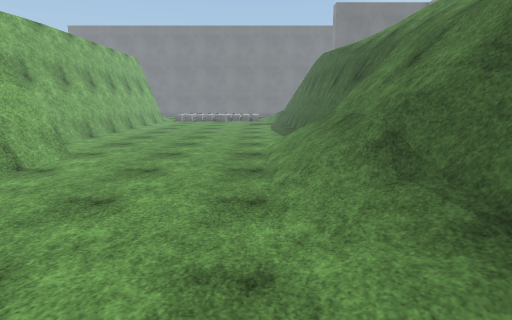
view 1 (above)

24 first-person views from a walk through a 3-D level made in the Unity game engine. The camera is 1.5 m above the floor, tilts 10° down and sees 75° across. The floor is counted in squares, 1 m on a side. Each view is taken from the middle of a square. On the plan, view 1 faces up. The plan holds only what a view shows up to about 15 squares ahead; the rest is blank. The place goes on beyond the plan. Some animated figures are left out. Surface patterns are stand-ins for the level's own textures.

view 2
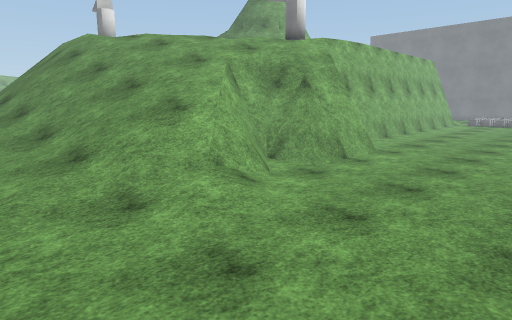

view 3
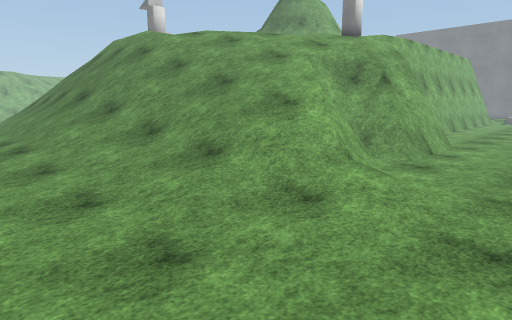

view 4
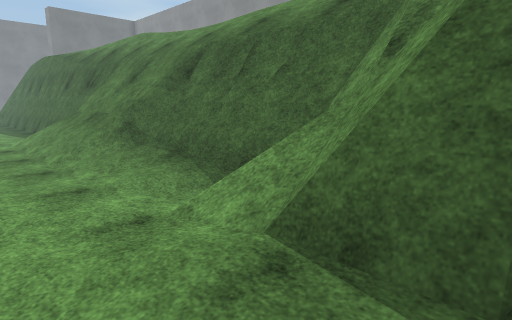

view 5
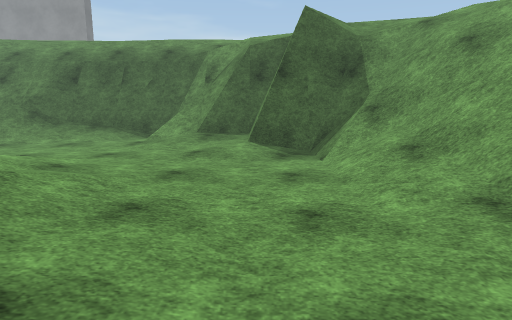

view 6
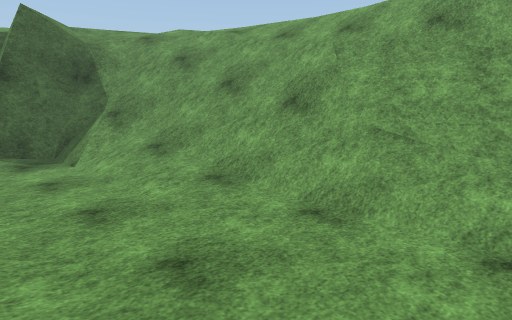

view 7
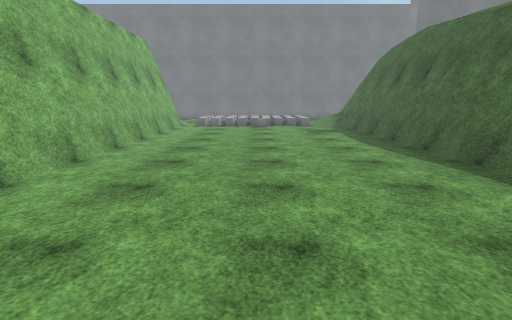

view 8
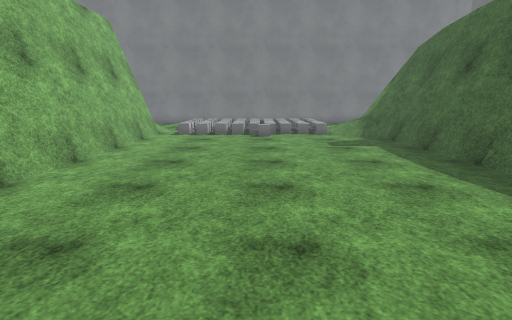

view 9
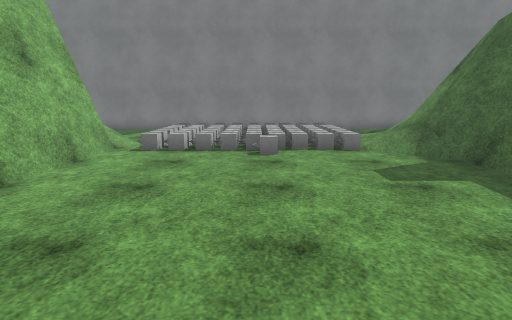

view 10
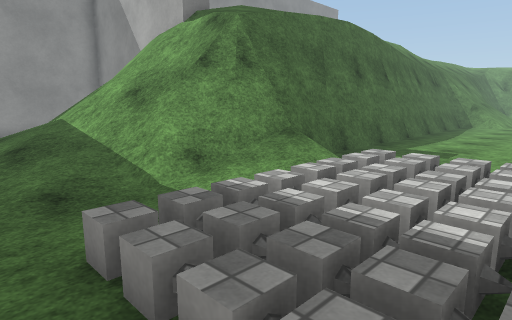

view 11
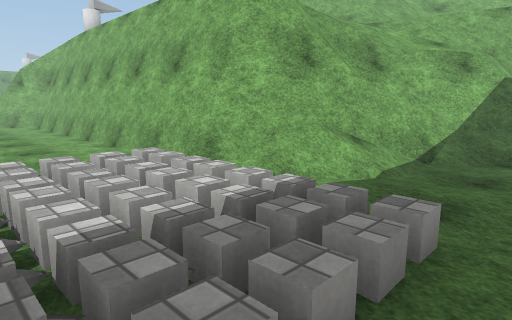

view 12
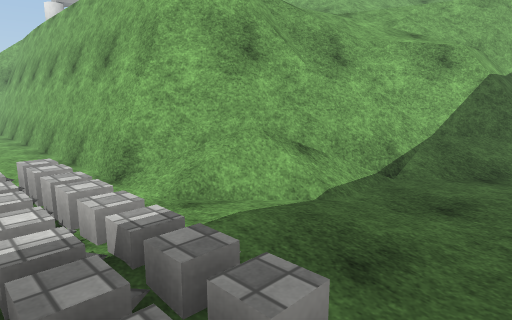

view 13
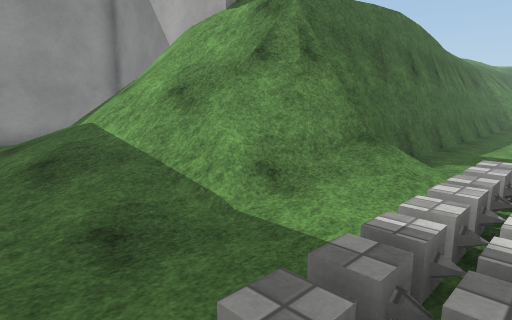

view 14
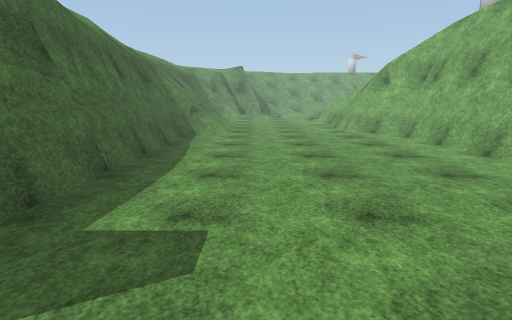

view 15
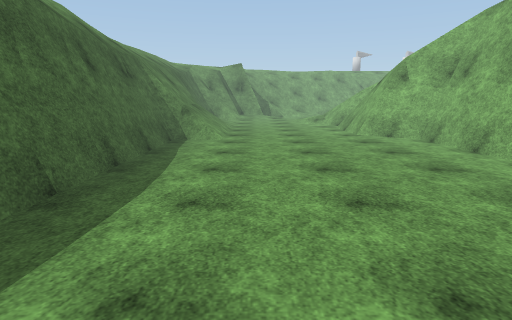

view 16
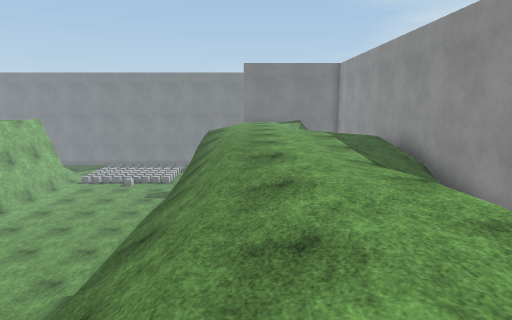

view 17
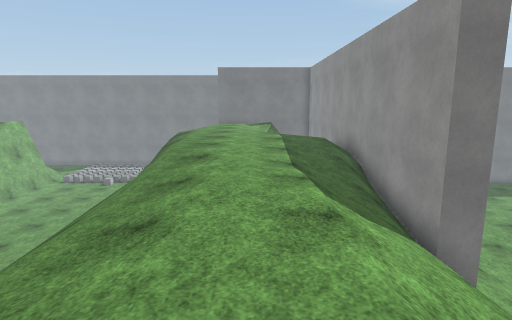

view 18
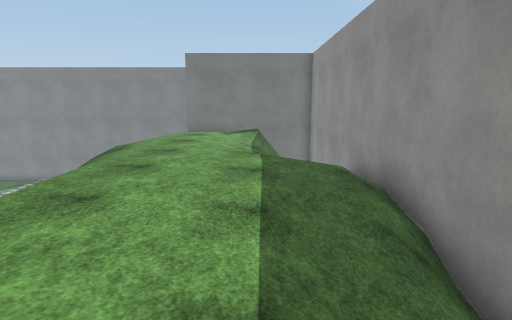

view 19
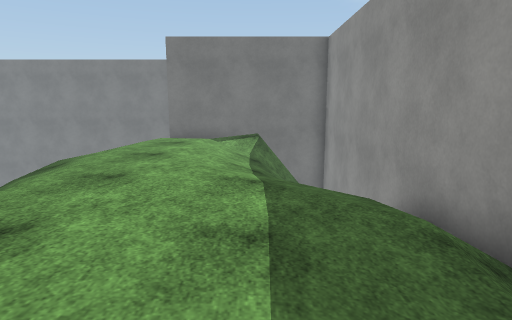

view 20
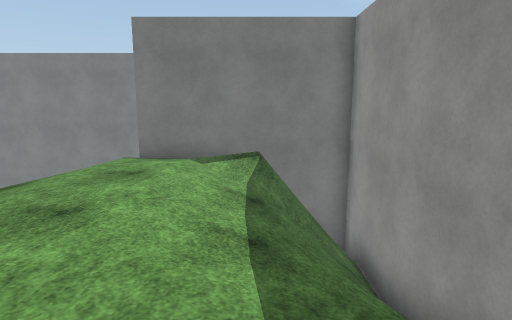

view 21
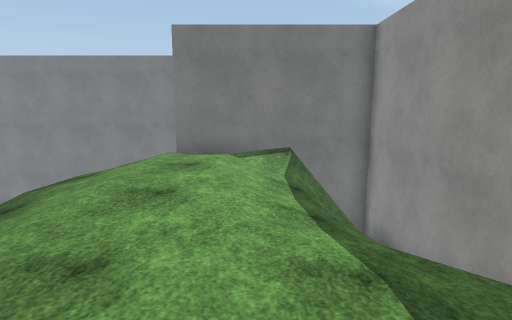

view 22
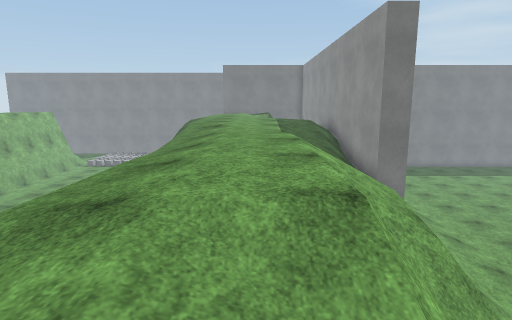

view 23
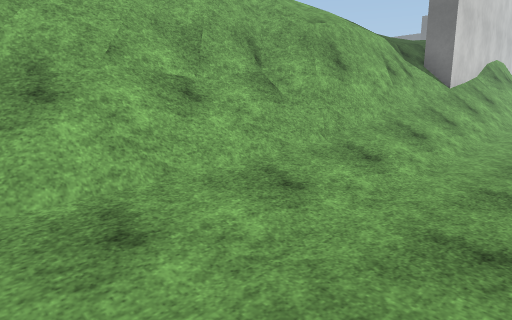

view 24
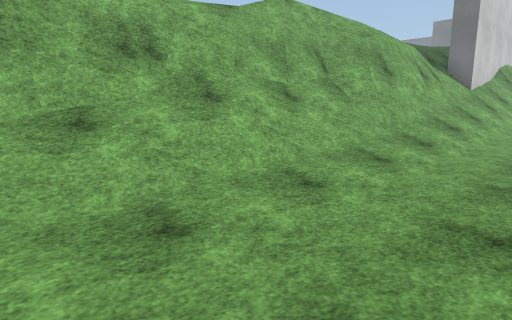

### Floor plan
Key: @ floor where view 1 was taken; # wall or solid block; . main floor; : floor 0.25 m higher than the main floor; + floor 0.5 m higher than the main floor; * floor 4.5 m higher than the main floor; % floor 4.75 m higher than the main floor; / step, stairs or slope; = window, fence, low wall or low ledge; ^ raised ledge; v drop or lower ground; O other object.
Columns run from 18 left of view 1 to 18 right of it. Each row starts with its distance up from view 1.
 34         ...... . .....
 33   ==//.....///    /.../////
 32 #vv#=//.....////  /.../////    #
 31 #//###=#//..////  /../////=    #
 30 =////##==//// //  /.://///     #
 29  /////v###/./ //  ///==////    #
 28   /////vv##//////////##/########
 27          v#./////////#v/#####^##
 26          v#........./#v//  /v  #
 25          v#..........#v/%%%/// #
 24          v#..........#v %%%////#
 23          v#..........#v*%%%////#
 22          v#..........#v*%%%////#
 21          v#..........#v*%%%/// #
 20          v#..........#v/%%%%///#
 19          v#..........#v/%%%%// #
 18          v#..........#v//%%%%*/#
 17          v#..........#v//%%%%%/#
 16          v#..........#v//%%%%%/#
 15          v#..........#v//%%%%%/#
 14          v#..........#v//%%%%*/#
 13          v#..........#v//%%%%*/###
 12          v#..........#v//%%%*//##= /.
 11          /##.......//=v//%%%*//##///.
 10         ///##......//=v//%%%*//##///.
  9        ////##......//=v//%%%///##///.
  8       /////##......//=///*%%%//##//..
  7      ////vv##......//=///*%%%/==///.
  6     /////v#==......//=///*%%%/##=//.
  5    ///////v=.......//#///*%%%//#=//.
  4   /////////#=......//#v//*%%%//#=//.
  3  ///////////=/....../#v//*%%%//#=/..
  2 ///////////////....//#v//%%%///#=/..
  1 /////////////:....../#v//%%%=###=/..
  0 /////////////.....@//#v//%%% #==//..
 -1 ///////////:......:OO=v  *%//#=//:...
 -2 /++//++::.........:===    *//#=//:...
 -3      :...........::##v     ///=//:...
 -4       ........../###v//     =////....
 -5       ...........# vv//      =///....
 -6      ........///=#v//*       #=//....
 -7      .......+///vvv//        #=//...
 -8      ////////////////        #=//..
 -9       ///////////////           /.. .
-10       /==////////////
-11       // //////////

Where each view was taken, in squares from view 1:
view 1: 0 up, 0 right, facing up
view 2: 2 down, 0 right, facing up-left
view 3: 4 down, 2 left, facing up-left
view 4: 4 down, 2 left, facing up-right
view 5: 4 down, 12 left, facing right
view 6: 3 down, 13 left, facing down-right
view 7: 7 up, 3 left, facing up
view 8: 12 up, 3 left, facing up
view 9: 17 up, 3 left, facing up
view 10: 34 up, 3 left, facing down-right
view 11: 34 up, 3 left, facing down-left
view 12: 34 up, 5 left, facing down-left
view 13: 34 up, 1 left, facing down-right
view 14: 27 up, 1 left, facing down
view 15: 25 up, 1 left, facing down
view 16: 2 up, 7 right, facing up
view 17: 1 up, 9 right, facing up
view 18: 8 up, 10 right, facing up
view 19: 12 up, 10 right, facing up
view 20: 16 up, 10 right, facing up
view 21: 15 up, 9 right, facing up
view 22: 3 down, 9 right, facing up
view 23: 6 down, 18 right, facing up-left
view 24: 9 down, 18 right, facing up-left
